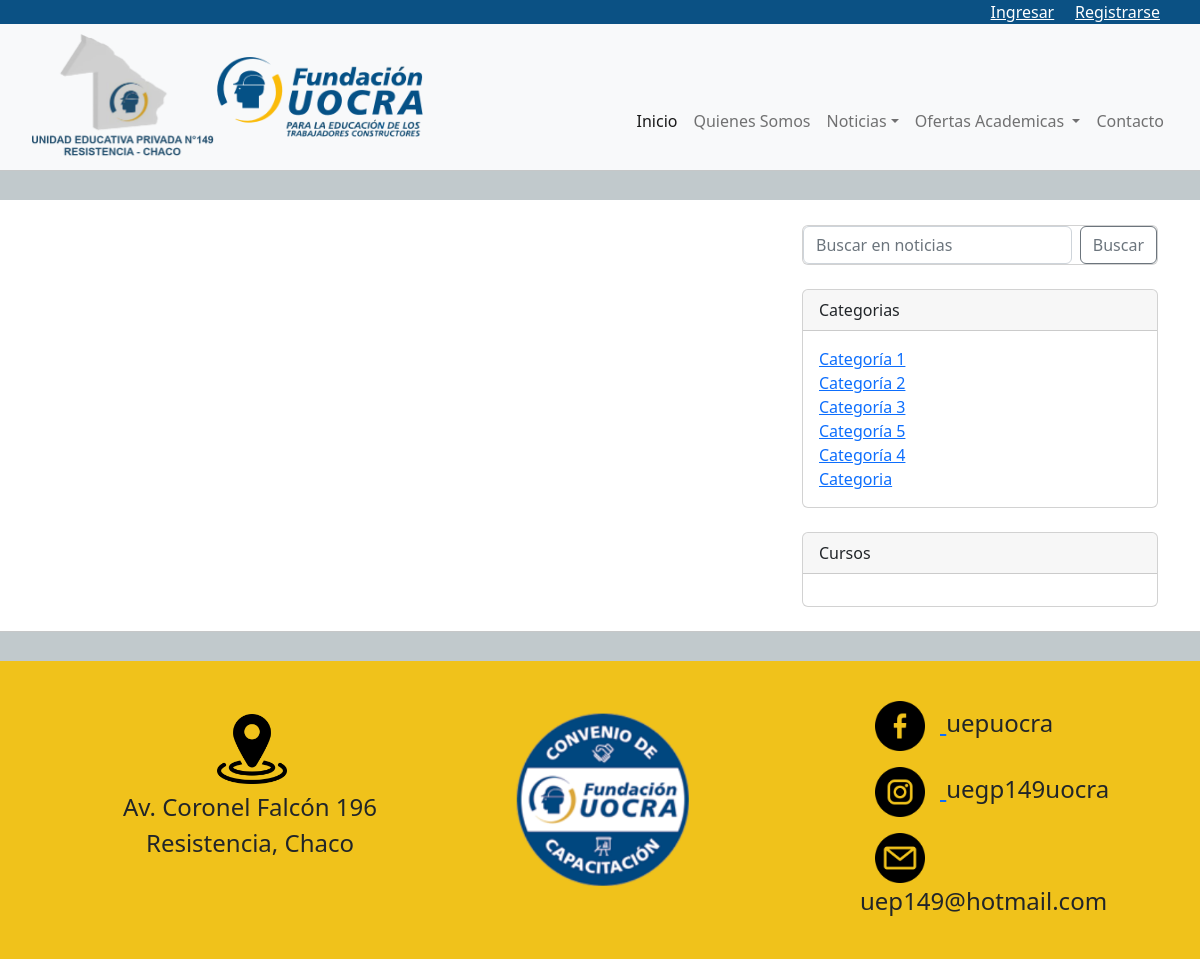
/cursos/imagenes/, run on the app's committed database.
### apps/noticia/models.py (models this page shows, shortened)
class Categoria(models.Model):
    nombre = models.CharField(max_length=100, null = False, blank = False)
    activo = models.BooleanField(default=True)
    def __str__(self):
        return self.nombre

### apps/cursos/views.py (the view)
# urls.py: path('imagenes/', GalleryView.as_view(), name='imagenes'),
class GalleryView(ListView):
    model = GalleryImage
    context_object_name = 'all_images'
    paginate_by = 4
    template_name = 'curso/imagenes.html'
    def get_queryset(self):
        return GalleryImage.objects.filter(destacada=False)
    def get_context_data(self, *args, **kwargs):
        cur_menu = Cursos.objects.all()
        cat_menu = Categoria.objects.all()
        context = super(GalleryView, self).get_context_data(*args, **kwargs)
        context["cur_menu"] = cur_menu
        context["cat_menu"] = cat_menu
        return context

### templates/curso/imagenes.html (shortened to what this page needs)
{% extends 'base.html' %}
{% load static %}
{% block contenido %}
        <div class="col-lg-8" style="margin-top: 25px;">
        </div>
{% endblock contenido %}
{% block side %}
<div class="col-lg-4" style="margin-top: 25px;">
    <div class="card mb-4">
        <form class='d-flex' method=POST
        action="{% url 'buscar' %}">{% csrf_token %}
            <input class="form-control me-2"
            type="search" placeholder=
            "Buscar en noticias" aria-label=
            "Buscar" name="searched">
            <button class="btn btn-outline-secondary" type="submit">Buscar</button>
        </form>
    </div>
    <div class="card mb-4">
        <div class="card-header">Categorias</div>
        <div class="card-body">
            <div class="row">
                <div class="col-sm-6">
                    <ul class="list-unstyled mb-0">
                        {% if cat_menu %}
                            {% for item in cat_menu %}
                                <li><a href="{% url 'category' item.pk %}">{{ item }}</a></li>
                            {% endfor %}
                        {% endif %}
                    </ul>
                </div>
            </div>
        </div>
    </div>
    <div class="card mb-4">
        <div class="card-header">Cursos</div>
        <div class="card-body">
        </div>
    </div>
</div>
{% endblock side %}

### data on the page
Categoria: nombre "Categoría 1"
Categoria: nombre "Categoría 2"
Categoria: nombre "Categoría 3"
Categoria: nombre "Categoría 5"
Categoria: nombre "Categoría 4"
Categoria: nombre "Categoria"
